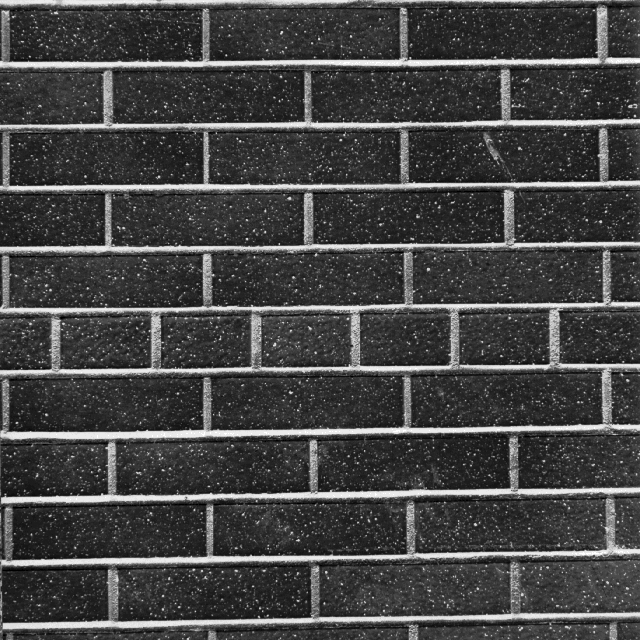
#> input picture practicas/practica04/brodatz/D26.bmp, 640 x 640 px
$ jupyter execute p04.ipynb
#> lines starting #> are read from the running program, lines starting #| are printed output that depends on the picture
[cell 1]
### funciones

import numpy as np
import cv2
import pandas as pd
from PIL import Image
import matplotlib.pyplot as plt
from sklearn.model_selection import train_test_split
# [46 lines left out: functions dicc_to_matrix, glcm, not called in this run]

[cell 2]
img = Image.open('brodatz/D26.bmp').convert('L')
img_array = np.array(img)
rows, colums = img_array.shape
#> rows = 640; colums = 640
img_array[0:3,0:3]
#> Out = [[222, 222, 227], [234, 222, 234], [227, 221, 221]]

[cell 3]
from matplotlib.patches import Rectangle
fig=plt.figure()

plt.imshow(img_array, cmap='gray')
plt.gca().add_patch(Rectangle((0,0),50,50,
                    edgecolor='red',
                    facecolor='none',
                  lw=2))

plt.gca().add_patch(Rectangle((50,0),50,50,
                    edgecolor='red',
                    facecolor='none',
                    lw=2))
plt.gca().add_patch(Rectangle((0,50),50,50,
                    edgecolor='red',
                    facecolor='none',
                    lw=2))
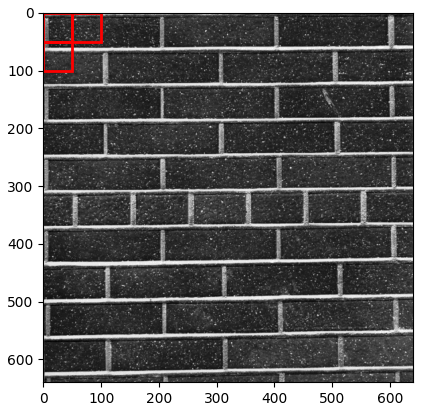
#> figure drawn by matplotlib, 1 panel


$ run again, with practicas/practica04/brodatz/D1.bmp copied over practicas/practica04/brodatz/D26.bmp
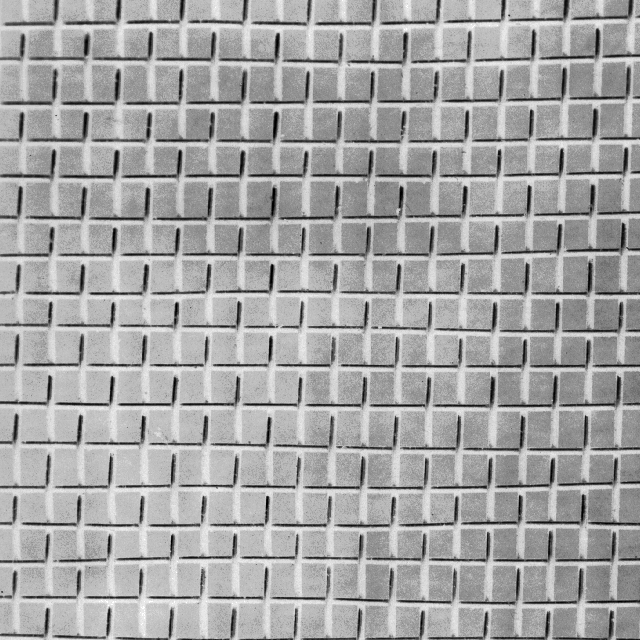
#> input picture practicas/practica04/brodatz/D1.bmp, 640 x 640 px
#> Out = [[194, 200, 190], [197, 200, 194], [194, 197, 190]]
#> `[cell 3] from matplotlib.patches import Rectangle fig=plt.figure()  pl..`:
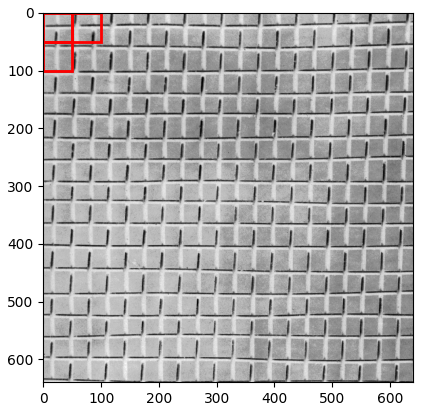
#> figure drawn by matplotlib, 1 panel

$ run again, with practicas/practica04/brodatz/D10.bmp copied over practicas/practica04/brodatz/D26.bmp
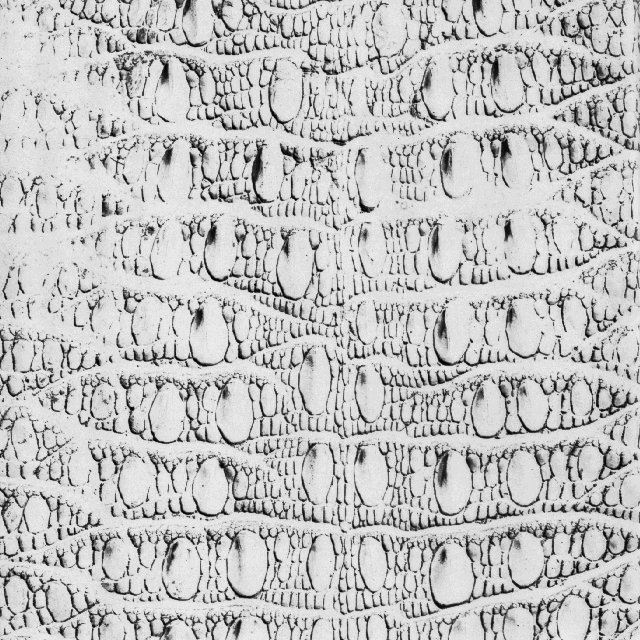
#> input picture practicas/practica04/brodatz/D10.bmp, 640 x 640 px
#> Out = [[203, 211, 222], [203, 221, 212], [221, 221, 221]]
#> `[cell 3] from matplotlib.patches import Rectangle fig=plt.figure()  pl..`:
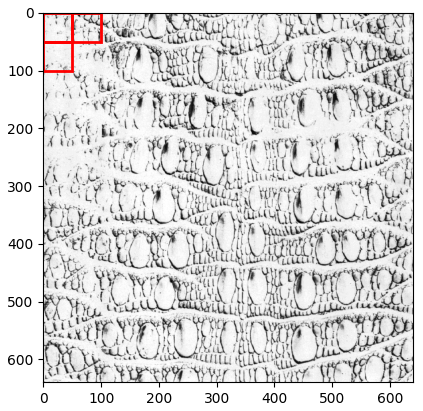
#> figure drawn by matplotlib, 1 panel

$ run again, with practicas/practica04/brodatz/D101.bmp copied over practicas/practica04/brodatz/D26.bmp
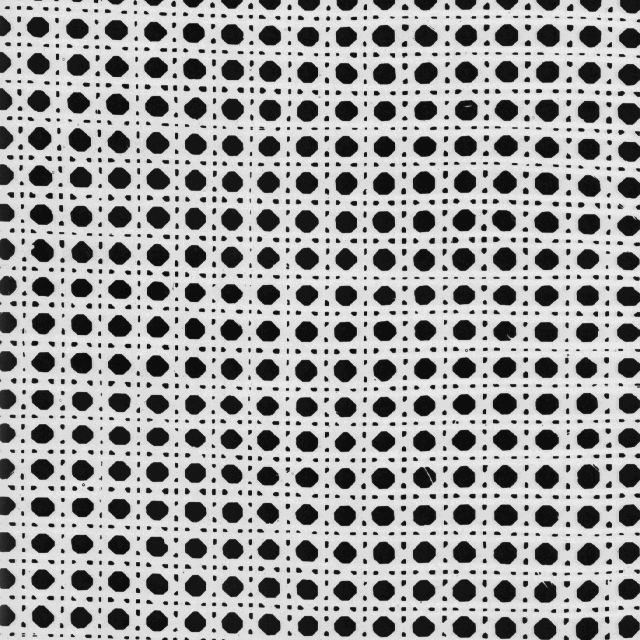
#> input picture practicas/practica04/brodatz/D101.bmp, 640 x 640 px
#> Out = [[221, 212, 221], [221, 221, 221], [221, 221, 224]]
#> `[cell 3] from matplotlib.patches import Rectangle fig=plt.figure()  pl..`:
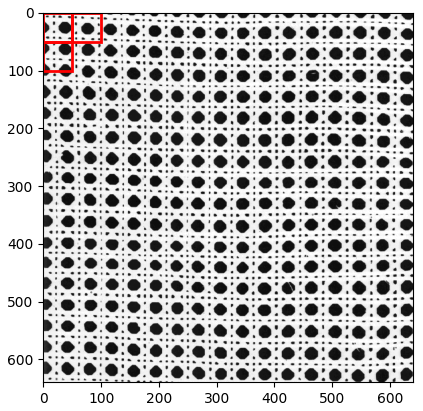
#> figure drawn by matplotlib, 1 panel
